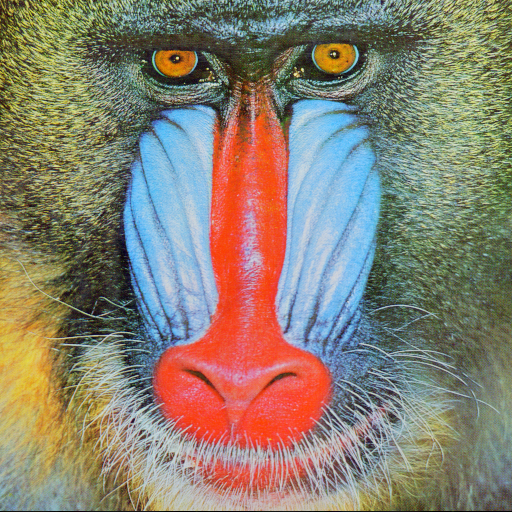
%> input picture Homework 4/RGB/BaboonRGB.bmp, 512 x 512 px, given in place of Whats.jpg, which was not available
$ octave RGBTest.m   (GNU Octave 9; MATLAB toolbox functions it lacks are replaced by stand-ins)
%> lines starting %> are read from the running program, lines starting %| are printed output that depends on the picture; pictures that were not available may be replaced by others from this repository, and a replacement may not be noted
### Homework 4/displayRGB.m
%%%%%%%%%%%%%%%%%%%%%%%%%%%%%%%%%%%%%
%% Ingenier韆 de redes y servicios %%
%%      C骴igo realizado por:      %%
%%   Juan Francisco Garc韆 G髆ez   %%
%%     Iago Mart韓ez Colmenero     %%
%%%%%%%%%%%%%%%%%%%%%%%%%%%%%%%%%%%%%

function im = displayRGB(filename)
%> called with filename = 'RGB/Whats.jpg'

if((filename(find(filename=='.', 1, 'last')+1:end))~= 'jpg')
    filename = 'RGB/formatError.jpg';
end

original = imread(filename);
%> original is the input picture: size 512x512x3 uint8; mean R, G, B 137.4, 128.9, 113.1
dimensiones = size(original);
%> dimensiones = [512 512 3]
relacion = dimensiones(2)/dimensiones(1);
%> relacion = 1
if relacion > 1
    long = 800;
    anch = round(long/relacion);
elseif relacion <= 1
    anch = 800;
    long = round(anch*relacion);
%> long = 800
end
%columnas = linspace(1,dimensiones(2),long);
%filas = linspace(1,dimensiones(1),anch);
[Xq,Yq]=meshgrid(linspace(1,dimensiones(2),long), linspace(1,dimensiones(1),anch));
[X,Y]=meshgrid(1:dimensiones(2), 1:dimensiones(1));
interpolada = zeros(anch, long, dimensiones(3));
for i=1:dimensiones(3)
    interpolada(:,:,i) = interp2(X,Y,double(original(:,:,i)),Xq,Yq,'cubic');
end
interpolada = uint8(interpolada);
%> interpolada: size 800x800x3 uint8
R = zeros(anch, long, dimensiones(3));
R(:,:,1) = interpolada(:,:,1);
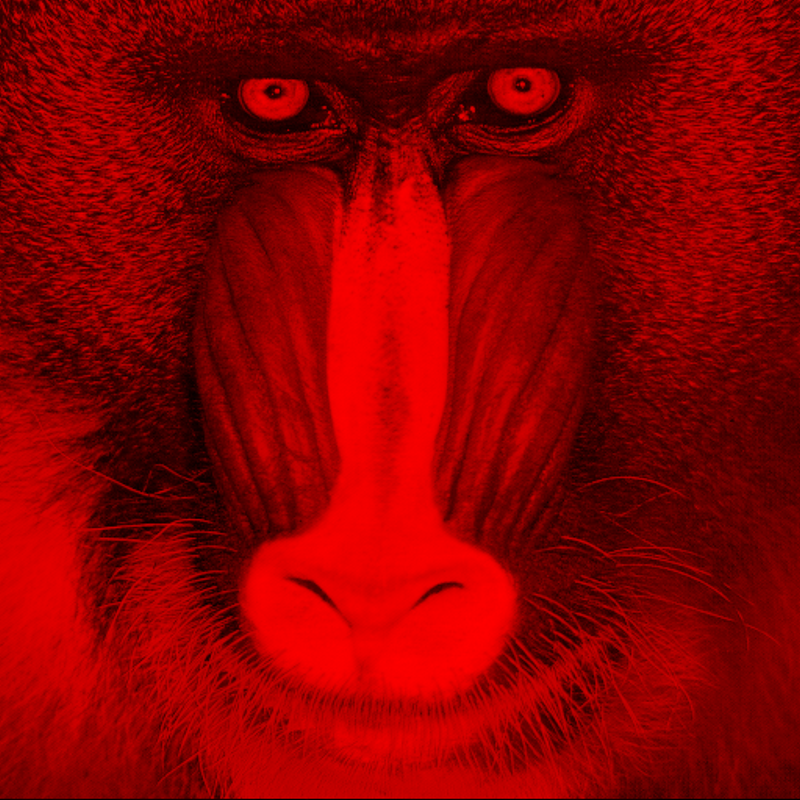
%> R: size 800x800x3 double; mean R, G, B 137.5, 0, 0
G = zeros(anch, long, dimensiones(3));
G(:,:,2) = interpolada(:,:,2);
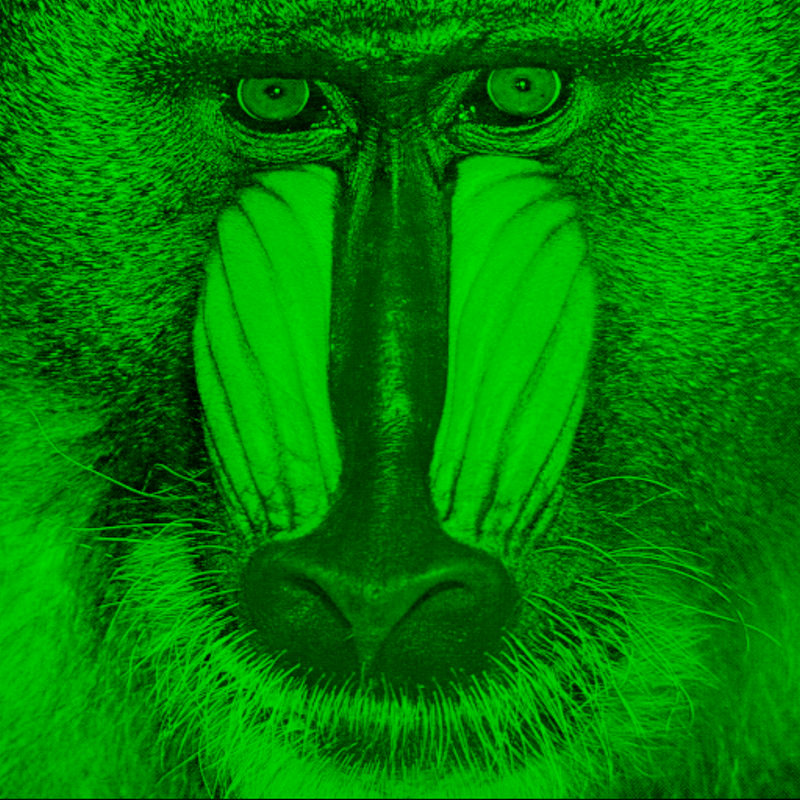
%> G: size 800x800x3 double; mean R, G, B 0, 128.9, 0
B = zeros(anch, long, dimensiones(3));
B(:,:,3) = interpolada(:,:,3);
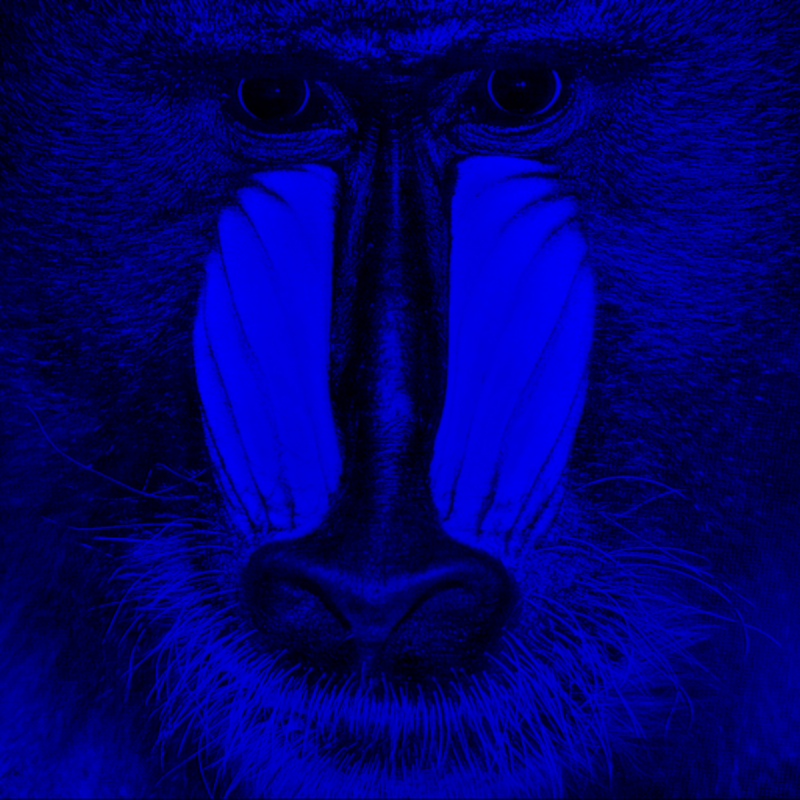
%> B: size 800x800x3 double; mean R, G, B 0, 0, 113.2
im = [interpolada, R; G, B];
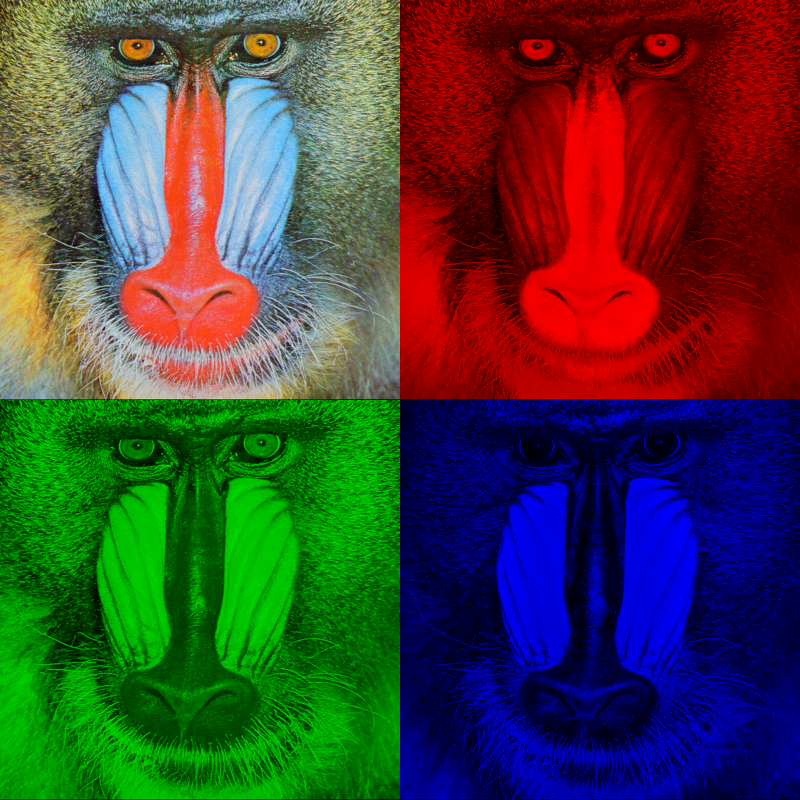
%> im: size 1600x1600x3 uint8 (shown at 1/2 size); mean R, G, B 68.7, 64.5, 56.6

end

### Homework 4/RGBTest.m
%%%%%%%%%%%%%%%%%%%%%%%%%%%%%%%%%%%%%
%% Ingenier韆 de redes y servicios %%
%%      C骴igo realizado por:      %%
%%   Juan Francisco Garc韆 G髆ez   %%
%%     Iago Mart韓ez Colmenero     %%
%%%%%%%%%%%%%%%%%%%%%%%%%%%%%%%%%%%%%

figure;
image(displayRGB('RGB/Whats.jpg'));
axis tight;
axis equal;
figure;
image(displayRGB('RGB/BaboonRGB.bmp'));
%> call 2 of displayRGB, with filename = 'RGB/BaboonRGB.bmp'
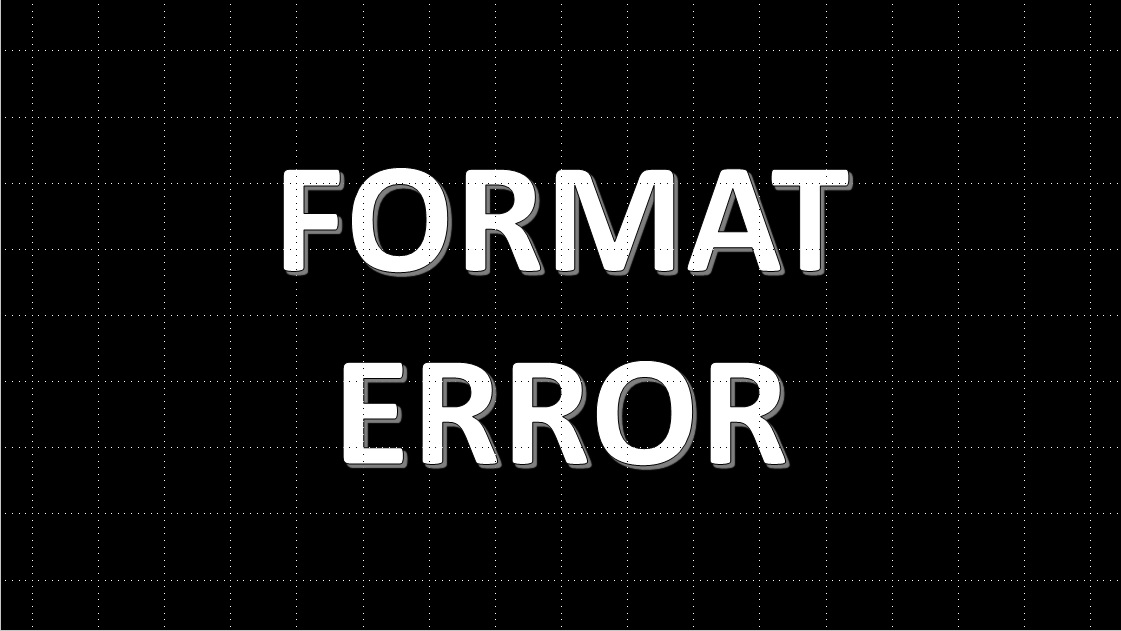
%> input picture Homework 4/RGB/formatError.jpg, 1121 x 631 px
%> in displayRGB, original is the input picture: size 631x1121x3 uint8; min 0, max 255, mean 21
%> after the loop in displayRGB (call 2), `for i=1:dimensiones(3)`:
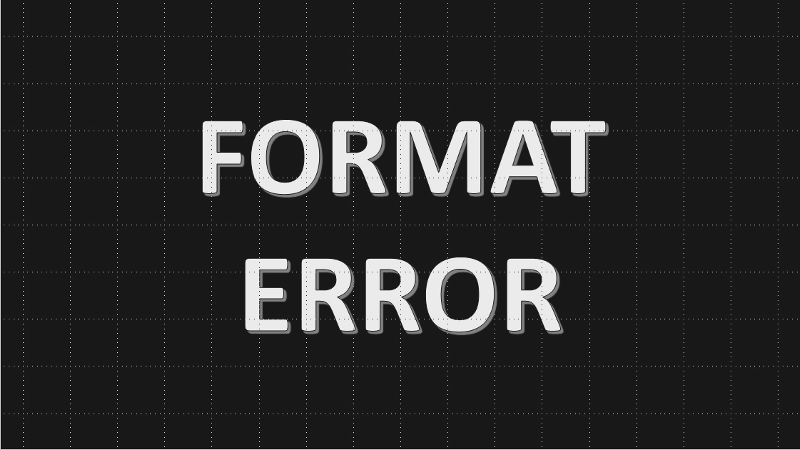
%> interpolada: size 450x800x3 double; min -29.11, max 278, mean 21.1; drawn with min black and max white
%> in displayRGB (call 2), `im = [interpolada, R; G, B];`:
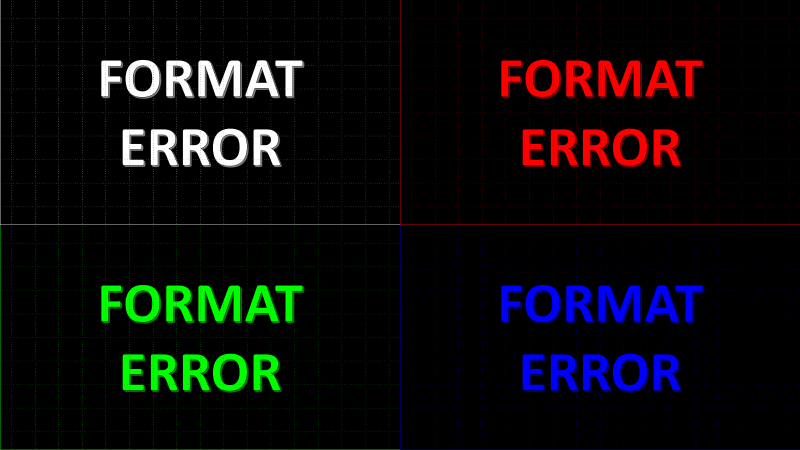
%> im: size 900x1600x3 uint8 (shown at 1/2 size); mean R, G, B 10.6, 10.6, 10.6
axis tight;
axis equal;
